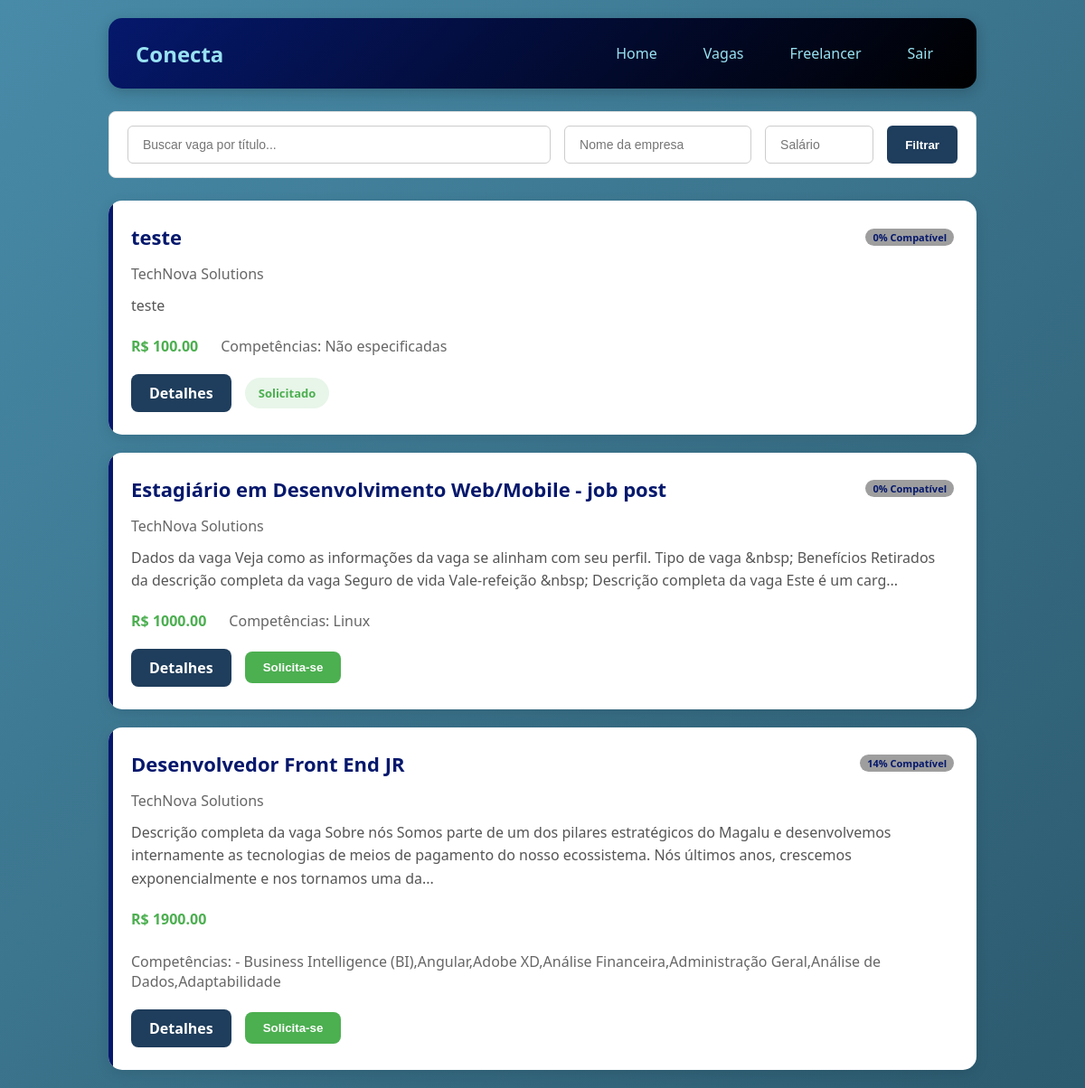
The app's page /vagas (signed in) with its own data.
### tables this page shows
CREATE TABLE vagas (
        id_vaga INTEGER PRIMARY KEY AUTOINCREMENT,
        titulo TEXT,
        descricao TEXT,
        salario REAL,
        cidade TEXT,
        regime TEXT,
        status TEXT DEFAULT 'ativa',
        data_publicacao TIMESTAMP DEFAULT CURRENT_TIMESTAMP,
        id_empresa INTEGER ,
        FOREIGN KEY (id_empresa) REFERENCES empresas (id_empresa)
    );

### routes/route_vagas.py (the view)
@bp_vagas.route('/vagas')
def listar_vagas():
    if 'usuario_id' not in session :
        return redirect('/')
    busca = request.args.get('busca', '')
    salario_min = request.args.get('salario_min', '')
    empresa = request.args.get('empresa', '')
    salario_min_float = float(salario_min) if salario_min else None
    vagas = Vaga.listar_todas(
        busca=busca if busca else None,
        salario_min=salario_min_float,
        empresa=empresa if empresa else None)
    id_funcionario = session['usuario_id']
    vagas_formatadas = []
    for vaga in vagas:
        vaga_dict = dict(vaga)
        vaga_dict['match_percent'] = Match.calcular(id_funcionario, vaga_dict['id_vaga'])
        vaga_dict['candidatou'] = CandidaturaCRUD.verificar_candidatura(id_funcionario, vaga_dict['id_vaga'])
        vagas_formatadas.append(vaga_dict)
    return render_template('vaga/vagas_listar.html', vagas=vagas_formatadas)

### CRUDs/candidatura.py (called while the page is built)
    @staticmethod
    def verificar_candidatura(id_funcionario, id_vaga):
        conn = get_connection()
        try:
            cursor = conn.cursor()
            cursor.execute('''
                SELECT 1 FROM candidaturas
                WHERE id_funcionario = ? AND id_vaga = ?
            ''', (id_funcionario, id_vaga))
            return cursor.fetchone() is not None
        finally:
            conn.close()

    @staticmethod
    def calcular(id_funcionario, id_vaga):
        conn = get_connection()
        try:
            cursor = conn.cursor()
            cursor.execute('SELECT COUNT(*) as total FROM vaga_competencias WHERE id_vaga = ?', (id_vaga,))
            total_vaga = cursor.fetchone()['total']
            if total_vaga == 0:
                return 0
            cursor.execute('''
                SELECT COUNT(*) as match
                FROM funcionario_competencias
                WHERE id_funcionario = ?
                AND id_competencia IN (SELECT id_competencia FROM vaga_competencias WHERE id_vaga = ?)
            ''', (id_funcionario, id_vaga))
            match_comp = cursor.fetchone()['match']
            percent_comp = (match_comp / total_vaga) * 100  #
            return round(percent_comp)
        finally:
            conn.close()

### database/connect.py (called while the page is built)
def get_connection():
    conn = sqlite3.connect(Config.DB_PATH) # cria conexão
    conn.execute("PRAGMA foreign_keys = ON;") # ativa foreign keys
    conn.row_factory = sqlite3.Row  # retorna dicionário ao invés de tupla
    return conn # retorna conexão

### models/model_vagas.py (called while the page is built)
    @staticmethod
    def listar_todas(busca=None, salario_min=None, empresa=None, filtros=None):
        if filtros is None:
            filtros = {
                'busca': busca,
                'salario_min': salario_min,
                'empresa': empresa
        }
        return VagaCRUD.listar_todas(filtros)

    @staticmethod
    def calcular(id_funcionario, id_vaga):
        if id_funcionario <= 0 or id_vaga <= 0:
            return 0
        return MatchCRUD.calcular(id_funcionario, id_vaga)

### templates/vaga/vagas_listar.html (shortened to what this page needs)
<!DOCTYPE html>
<html lang="pt-br">
<head>
    <link rel="stylesheet" href="../static/css/vaga/vagas_list.css">
</head>
<body>
{% extends "menu.html" %}
{% block content %}
  <div class="filtros">
    <form method="GET" action="{{ url_for('vagas.listar_vagas') }}">
        <div class="filtros-inputs">
            <input type="text" name="busca" class="input-busca" placeholder=" Buscar vaga por título..." value="{{ busca or '' }}">
            <input type="text" name="empresa" placeholder=" Nome da empresa" value="{{ empresa or '' }}">
            <input type="number" name="salario_min" class="input-salario" placeholder=" Salário " value="{{ salario_min or '' }}" step="1000">
            <button type="submit" class="btn-filtrar"> Filtrar</button>
        </div>
    </form>
</div>
        <div class="vagas-container">
            {% if vagas %}
                {% for vaga in vagas %}
                    <div class="vaga-card">
                        <div class="vaga-header">
                            <h2>{{ vaga.titulo }}</h2>
                            {%if session.get('tipo') == 'funcionario' %}
                            {% set match = vaga.get('match_percent', 0) %}
                            <div class="match-badge
                                {% if match >= 70 %}high
                                {% elif match >= 40 %}medium
                                {% else %}low{% endif %}">
                                {{ match }}% Compatível
                            </div>
                            {% endif %}
                        </div>
                        <div class="empresa">{{ vaga.empresa_nome }}</div>
                        <p class="descricao">
                            {{ vaga.descricao[:250] }}{% if vaga.descricao|length > 250 %}...{% endif %}
                        </p>
                        <div class="info">
                            <div class="salario">
                                {% if vaga.salario %}
                                    R$ {{ "%.2f"|format(vaga.salario) }}
                                {% else %}
                                    Salário a combinar
                                {% endif %}
                            </div>
                            <div class="competencias">
                                Competências: {{ vaga.competencias or 'Não especificadas' }}
                            </div>
                        </div>
                        <div class="acoes">
                            <a href="{{ url_for('candidatar_se.detalhe_vaga', id_vaga=vaga.id_vaga) }}" class="btn-ver">Detalhes</a>
                            {% if vaga.get('candidatou') %}
                                <span class="badge-candidatado"> Solicitado </span>
                            {% else %}
                            {% if session.get('tipo') == 'funcionario' %}
                                <form action="{{ url_for('candidatar_se.candidatar_vaga', id_vaga=vaga.id_vaga) }}" method="POST" style="display: inline;">
                                    <button type="submit" class="btn-candidatar">Solicita-se</button>
                                </form>
                            {% endif %}
                            {% endif %}
                        </div>
                    </div>
                {% endfor %}
            {% endif %}
        </div>
    </div>
{% endblock %}

### static/css/vaga/vagas_list.css (style rules this page uses)
* { margin: 0; padding: 0; box-sizing: border-box; }
body { font-family: 'Segoe UI', Tahoma, Geneva, Verdana, sans-serif; background: linear-gradient(135deg, #488BA8 0%, #2c5a6e 100%); min-height: 100vh; }
.filtros { background: #ffffff; padding: 15px 20px; border-radius: 8px; border: 1px solid #e0e0e0; margin-bottom: 25px; width: 100%; box-sizing: border-box; }
.filtros form { width: 100%; }
.filtros-inputs { display: flex; gap: 15px; align-items: center; width: 100%; flex-wrap: wrap; }
.filtros-inputs input { flex: 1; padding: 10px 12px; border: 1px solid #cccccc; border-radius: 6px; font-size: 14px; outline: none; height: 42px; box-sizing: border-box; }
.filtros-inputs input.input-busca { flex: 3; }
.filtros-inputs input.input-salario { flex: 0.8; min-width: 120px; }
.btn-filtrar { background-color: #1f3d5c; color: #ffffff; border: none; padding: 0 25px; border-radius: 6px; font-weight: 600; cursor: pointer; height: 42px; display: flex; align-items: center; justify-content: center; transition: all 0.3s ease; }
.btn-filtrar { background-color: #1f3d5c; color: #ffffff; border: none; padding: 10px 20px; border-radius: 6px; font-weight: 600; cursor: pointer; text-align: center; transition: all 0.3s ease; }
.vagas-container { display: grid; gap: 20px; }
.vaga-card { background: white; border-radius: 15px; padding: 25px; box-shadow: 0 4px 15px rgba(0,0,0,0.1); transition: all 0.3s; position: relative; overflow: hidden; }
.vaga-card::before { content: ''; position: absolute; top: 0; left: 0; width: 5px; height: 100%; background: #05186c; }
.vaga-header { display: flex; justify-content: space-between; align-items: center; margin-bottom: 15px; flex-wrap: wrap; gap: 10px; }
.vaga-header h2 { color: #05186c; font-size: 22px; }
.match-badge { padding: 6px 15px; border-radius: 25px; color: white; font-size: 13px; font-weight: bold; }
.match-badge.low { background: #9E9E9E; }
.empresa { color: #666; margin-bottom: 12px; font-weight: 500; }
.descricao { color: #555; margin-bottom: 20px; line-height: 1.6; }
.info { display: flex; gap: 25px; margin-bottom: 20px; flex-wrap: wrap; }
.salario { color: #4CAF50; font-weight: bold; }
.competencias { color: #666; }
.acoes { display: flex; gap: 15px; align-items: center; flex-wrap: wrap; }
.btn-ver { background: #1f3d5c; color: white; padding: 10px 20px; border-radius: 8px; text-decoration: none; font-weight: 600; transition: all 0.3s; display: inline-block; }
.btn-candidatar { background: #4CAF50; color: white; padding: 10px 20px; border: none; border-radius: 8px; cursor: pointer; font-weight: 600; transition: all 0.3s; }
.badge-candidatado { background: #e8f5e9; color: #4CAF50; padding: 8px 15px; border-radius: 25px; font-size: 13px; font-weight: 600; }
.filtros-inputs input.input-salario { flex: 0.5; min-width: 120px; }

### static/css/home/homef.css (style rules this page uses)
* { margin: 0; padding: 0; box-sizing: border-box; }
body { font-family: 'Segoe UI', Tahoma, Geneva, Verdana, sans-serif; background: linear-gradient(135deg, #488BA8 0%, #2c5a6e 100%); min-height: 100vh; }
.match-badge { background: #e8f0fe; color: #05186c; padding: 2px 8px; border-radius: 12px; font-size: 11px; font-weight: 600; }

### records on screen
vagas: titulo "teste", match "0", empresa_nome "TechNova Solutions", descricao "teste", salario "100.00", competencias "Não especificadas", shows "Solicitado"
vagas: titulo "Estagiário em Desenvolvimento Web/Mobile - job post", match "0", empresa_nome "TechNova Solutions", descricao "Dados da vaga Veja como as informações da vaga se alinham com seu perfil. Tipo de vaga &nbsp; Benefícios Retirados da descrição completa da vaga Seguro de vida Vale-refeição &nbsp; Descrição completa da vaga Este é um carg", salario "1000.00", competencias "Linux"
vagas: titulo "Desenvolvedor Front End JR", match "14", empresa_nome "TechNova Solutions", descricao "Descrição completa da vaga Sobre nós Somos parte de um dos pilares estratégicos do Magalu e desenvolvemos internamente as tecnologias de meios de pagamento do nosso ecossistema. Nós últimos anos, crescemos exponencialmente e nos tornamos uma da", salario "1900.00", competencias "- Business Intelligence (BI),Angular,Adobe XD,Análise Financeira,Administração Geral,Análise de Dados,Adaptabilidade"
